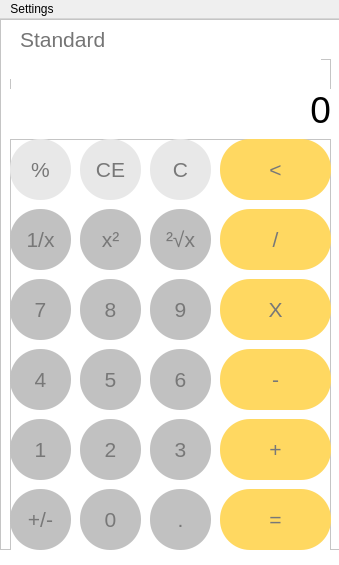
<?xml version="1.0" encoding="UTF-8"?>
<ui version="4.0">
 <class>MainWindow</class>
 <widget class="QMainWindow" name="MainWindow">
  <property name="geometry">
   <rect>
    <x>0</x>
    <y>0</y>
    <width>339</width>
    <height>565</height>
   </rect>
  </property>
  <property name="minimumSize">
   <size>
    <width>339</width>
    <height>565</height>
   </size>
  </property>
  <property name="maximumSize">
   <size>
    <width>339</width>
    <height>565</height>
   </size>
  </property>
  <property name="sizeIncrement">
   <size>
    <width>0</width>
    <height>1</height>
   </size>
  </property>
  <property name="windowTitle">
   <string>Calculator</string>
  </property>
  <property name="windowIcon">
   <iconset>
    <normaloff>images/logo.png</normaloff>images/logo.png</iconset>
  </property>
  <property name="toolTipDuration">
   <number>-1</number>
  </property>
  <property name="layoutDirection">
   <enum>Qt::LeftToRight</enum>
  </property>
  <property name="autoFillBackground">
   <bool>false</bool>
  </property>
  <property name="styleSheet">
   <string notr="true"/>
  </property>
  <widget class="QWidget" name="centralwidget">
   <property name="styleSheet">
    <string notr="true">background-color: rgb(255, 255, 255);</string>
   </property>
   <widget class="QFrame" name="frame">
    <property name="geometry">
     <rect>
      <x>0</x>
      <y>0</y>
      <width>341</width>
      <height>531</height>
     </rect>
    </property>
    <property name="styleSheet">
     <string notr="true"/>
    </property>
    <property name="frameShape">
     <enum>QFrame::StyledPanel</enum>
    </property>
    <property name="frameShadow">
     <enum>QFrame::Raised</enum>
    </property>
    <widget class="QFrame" name="frame_buttons">
     <property name="geometry">
      <rect>
       <x>10</x>
       <y>120</y>
       <width>321</width>
       <height>421</height>
      </rect>
     </property>
     <property name="styleSheet">
      <string notr="true"/>
     </property>
     <property name="frameShape">
      <enum>QFrame::StyledPanel</enum>
     </property>
     <property name="frameShadow">
      <enum>QFrame::Raised</enum>
     </property>
     <widget class="QPushButton" name="point">
      <property name="geometry">
       <rect>
        <x>140</x>
        <y>350</y>
        <width>61</width>
        <height>61</height>
       </rect>
      </property>
      <property name="font">
       <font>
        <pointsize>16</pointsize>
       </font>
      </property>
      <property name="styleSheet">
       <string notr="true">color: rgb(120, 120, 120);
background-color: rgb(193, 193, 193);border-radius: 30px;</string>
      </property>
      <property name="text">
       <string>.</string>
      </property>
     </widget>
     <widget class="QPushButton" name="three">
      <property name="geometry">
       <rect>
        <x>140</x>
        <y>280</y>
        <width>61</width>
        <height>61</height>
       </rect>
      </property>
      <property name="font">
       <font>
        <pointsize>16</pointsize>
       </font>
      </property>
      <property name="styleSheet">
       <string notr="true">color: rgb(120, 120, 120);
background-color: rgb(193, 193, 193);border-radius: 30px;</string>
      </property>
      <property name="text">
       <string>3</string>
      </property>
     </widget>
     <widget class="QPushButton" name="zero">
      <property name="geometry">
       <rect>
        <x>70</x>
        <y>350</y>
        <width>61</width>
        <height>61</height>
       </rect>
      </property>
      <property name="font">
       <font>
        <pointsize>16</pointsize>
       </font>
      </property>
      <property name="styleSheet">
       <string notr="true">color: rgb(120, 120, 120);
background-color: rgb(193, 193, 193);border-radius: 30px;</string>
      </property>
      <property name="text">
       <string>0</string>
      </property>
     </widget>
     <widget class="QPushButton" name="two">
      <property name="geometry">
       <rect>
        <x>70</x>
        <y>280</y>
        <width>61</width>
        <height>61</height>
       </rect>
      </property>
      <property name="font">
       <font>
        <pointsize>16</pointsize>
       </font>
      </property>
      <property name="styleSheet">
       <string notr="true">color: rgb(120, 120, 120);
background-color: rgb(193, 193, 193);;border-radius: 30px;</string>
      </property>
      <property name="text">
       <string>2</string>
      </property>
     </widget>
     <widget class="QPushButton" name="eight">
      <property name="geometry">
       <rect>
        <x>70</x>
        <y>140</y>
        <width>61</width>
        <height>61</height>
       </rect>
      </property>
      <property name="font">
       <font>
        <pointsize>16</pointsize>
       </font>
      </property>
      <property name="styleSheet">
       <string notr="true">color: rgb(120, 120, 120);
background-color: rgb(193, 193, 193);border-radius: 30px;</string>
      </property>
      <property name="text">
       <string>8</string>
      </property>
     </widget>
     <widget class="QPushButton" name="back">
      <property name="geometry">
       <rect>
        <x>210</x>
        <y>0</y>
        <width>111</width>
        <height>61</height>
       </rect>
      </property>
      <property name="font">
       <font>
        <pointsize>16</pointsize>
       </font>
      </property>
      <property name="toolTip">
       <string>Remove/Back</string>
      </property>
      <property name="styleSheet">
       <string notr="true">background-color: rgb(255, 216, 97);
color: rgb(120, 120, 120);
border-radius: 30px;</string>
      </property>
      <property name="text">
       <string>&lt;</string>
      </property>
     </widget>
     <widget class="QPushButton" name="five">
      <property name="geometry">
       <rect>
        <x>70</x>
        <y>210</y>
        <width>61</width>
        <height>61</height>
       </rect>
      </property>
      <property name="font">
       <font>
        <pointsize>16</pointsize>
       </font>
      </property>
      <property name="styleSheet">
       <string notr="true">color: rgb(120, 120, 120);
background-color: rgb(193, 193, 193);border-radius: 30px;</string>
      </property>
      <property name="text">
       <string>5</string>
      </property>
     </widget>
     <widget class="QPushButton" name="seven">
      <property name="geometry">
       <rect>
        <x>0</x>
        <y>140</y>
        <width>61</width>
        <height>61</height>
       </rect>
      </property>
      <property name="font">
       <font>
        <pointsize>16</pointsize>
       </font>
      </property>
      <property name="styleSheet">
       <string notr="true">color: rgb(120, 120, 120);
background-color: rgb(193, 193, 193);
border-radius: 30px;</string>
      </property>
      <property name="text">
       <string>7</string>
      </property>
     </widget>
     <widget class="QPushButton" name="plus_minus">
      <property name="geometry">
       <rect>
        <x>0</x>
        <y>350</y>
        <width>61</width>
        <height>61</height>
       </rect>
      </property>
      <property name="font">
       <font>
        <pointsize>16</pointsize>
       </font>
      </property>
      <property name="styleSheet">
       <string notr="true">border-radius: 30px;color: rgb(120, 120, 120);
background-color: rgb(193, 193, 193);</string>
      </property>
      <property name="text">
       <string>+/-</string>
      </property>
     </widget>
     <widget class="QPushButton" name="multiply">
      <property name="geometry">
       <rect>
        <x>210</x>
        <y>140</y>
        <width>111</width>
        <height>61</height>
       </rect>
      </property>
      <property name="font">
       <font>
        <pointsize>16</pointsize>
       </font>
      </property>
      <property name="toolTip">
       <string>Multiply</string>
      </property>
      <property name="styleSheet">
       <string notr="true">background-color: rgb(255, 216, 97);
color: rgb(120, 120, 120);border-radius: 30px;</string>
      </property>
      <property name="text">
       <string>X</string>
      </property>
     </widget>
     <widget class="QPushButton" name="x_square">
      <property name="geometry">
       <rect>
        <x>70</x>
        <y>70</y>
        <width>61</width>
        <height>61</height>
       </rect>
      </property>
      <property name="font">
       <font>
        <pointsize>16</pointsize>
       </font>
      </property>
      <property name="toolTip">
       <string>Square</string>
      </property>
      <property name="styleSheet">
       <string notr="true">color: rgb(120, 120, 120);
background-color: rgb(193, 193, 193);border-radius: 30px;</string>
      </property>
      <property name="text">
       <string>x²</string>
      </property>
     </widget>
     <widget class="QPushButton" name="divide">
      <property name="geometry">
       <rect>
        <x>210</x>
        <y>70</y>
        <width>111</width>
        <height>61</height>
       </rect>
      </property>
      <property name="minimumSize">
       <size>
        <width>111</width>
        <height>61</height>
       </size>
      </property>
      <property name="maximumSize">
       <size>
        <width>111</width>
        <height>61</height>
       </size>
      </property>
      <property name="font">
       <font>
        <pointsize>16</pointsize>
       </font>
      </property>
      <property name="toolTip">
       <string>Divide</string>
      </property>
      <property name="styleSheet">
       <string notr="true">background-color: rgb(255, 216, 97);
color: rgb(120, 120, 120);
border-radius: 30px;</string>
      </property>
      <property name="text">
       <string>/</string>
      </property>
     </widget>
     <widget class="QPushButton" name="root">
      <property name="geometry">
       <rect>
        <x>140</x>
        <y>70</y>
        <width>61</width>
        <height>61</height>
       </rect>
      </property>
      <property name="font">
       <font>
        <pointsize>16</pointsize>
       </font>
      </property>
      <property name="toolTip">
       <string>Square root</string>
      </property>
      <property name="styleSheet">
       <string notr="true">color: rgb(120, 120, 120);
background-color: rgb(193, 193, 193);border-radius: 30px;</string>
      </property>
      <property name="text">
       <string>²√x</string>
      </property>
     </widget>
     <widget class="QPushButton" name="per">
      <property name="geometry">
       <rect>
        <x>0</x>
        <y>0</y>
        <width>61</width>
        <height>61</height>
       </rect>
      </property>
      <property name="font">
       <font>
        <pointsize>16</pointsize>
       </font>
      </property>
      <property name="styleSheet">
       <string notr="true">color: rgb(120, 120, 120);
background-color: rgb(232, 232, 232);
border-radius: 30px;</string>
      </property>
      <property name="text">
       <string>%</string>
      </property>
     </widget>
     <widget class="QPushButton" name="six">
      <property name="geometry">
       <rect>
        <x>140</x>
        <y>210</y>
        <width>61</width>
        <height>61</height>
       </rect>
      </property>
      <property name="font">
       <font>
        <pointsize>16</pointsize>
       </font>
      </property>
      <property name="styleSheet">
       <string notr="true">color: rgb(120, 120, 120);
background-color: rgb(193, 193, 193);border-radius: 30px;</string>
      </property>
      <property name="text">
       <string>6</string>
      </property>
     </widget>
     <widget class="QPushButton" name="four">
      <property name="geometry">
       <rect>
        <x>0</x>
        <y>210</y>
        <width>61</width>
        <height>61</height>
       </rect>
      </property>
      <property name="font">
       <font>
        <pointsize>16</pointsize>
       </font>
      </property>
      <property name="styleSheet">
       <string notr="true">color: rgb(120, 120, 120);
background-color: rgb(193, 193, 193);border-radius: 30px;</string>
      </property>
      <property name="text">
       <string>4</string>
      </property>
     </widget>
     <widget class="QPushButton" name="plus">
      <property name="geometry">
       <rect>
        <x>210</x>
        <y>280</y>
        <width>111</width>
        <height>61</height>
       </rect>
      </property>
      <property name="font">
       <font>
        <pointsize>16</pointsize>
       </font>
      </property>
      <property name="toolTip">
       <string>Plus</string>
      </property>
      <property name="styleSheet">
       <string notr="true">background-color: rgb(255, 216, 97);
color: rgb(120, 120, 120);border-radius: 30px;</string>
      </property>
      <property name="text">
       <string>+</string>
      </property>
     </widget>
     <widget class="QPushButton" name="equal">
      <property name="geometry">
       <rect>
        <x>210</x>
        <y>350</y>
        <width>111</width>
        <height>61</height>
       </rect>
      </property>
      <property name="font">
       <font>
        <pointsize>16</pointsize>
       </font>
      </property>
      <property name="styleSheet">
       <string notr="true">background-color: rgb(255, 216, 97);
color: rgb(120, 120, 120);border-radius: 30px;</string>
      </property>
      <property name="text">
       <string>=</string>
      </property>
     </widget>
     <widget class="QPushButton" name="one_by_x">
      <property name="geometry">
       <rect>
        <x>0</x>
        <y>70</y>
        <width>61</width>
        <height>61</height>
       </rect>
      </property>
      <property name="font">
       <font>
        <pointsize>16</pointsize>
       </font>
      </property>
      <property name="toolTip">
       <string>one by x</string>
      </property>
      <property name="styleSheet">
       <string notr="true">color: rgb(120, 120, 120);
background-color: rgb(193, 193, 193);
border-radius: 30px;</string>
      </property>
      <property name="text">
       <string>1/x</string>
      </property>
     </widget>
     <widget class="QPushButton" name="nine">
      <property name="geometry">
       <rect>
        <x>140</x>
        <y>140</y>
        <width>61</width>
        <height>61</height>
       </rect>
      </property>
      <property name="font">
       <font>
        <pointsize>16</pointsize>
       </font>
      </property>
      <property name="styleSheet">
       <string notr="true">color: rgb(120, 120, 120);
background-color: rgb(193, 193, 193);border-radius: 30px;</string>
      </property>
      <property name="text">
       <string>9</string>
      </property>
     </widget>
     <widget class="QPushButton" name="minus">
      <property name="geometry">
       <rect>
        <x>210</x>
        <y>210</y>
        <width>111</width>
        <height>61</height>
       </rect>
      </property>
      <property name="font">
       <font>
        <pointsize>16</pointsize>
       </font>
      </property>
      <property name="toolTip">
       <string>Subtract</string>
      </property>
      <property name="styleSheet">
       <string notr="true">background-color: rgb(255, 216, 97);
color: rgb(120, 120, 120);border-radius: 30px;</string>
      </property>
      <property name="text">
       <string>-</string>
      </property>
     </widget>
     <widget class="QPushButton" name="one">
      <property name="geometry">
       <rect>
        <x>0</x>
        <y>280</y>
        <width>61</width>
        <height>61</height>
       </rect>
      </property>
      <property name="font">
       <font>
        <pointsize>16</pointsize>
       </font>
      </property>
      <property name="styleSheet">
       <string notr="true">color: rgb(120, 120, 120);
background-color: rgb(193, 193, 193);border-radius: 30px;</string>
      </property>
      <property name="text">
       <string>1</string>
      </property>
     </widget>
     <widget class="QPushButton" name="clear">
      <property name="geometry">
       <rect>
        <x>140</x>
        <y>0</y>
        <width>61</width>
        <height>61</height>
       </rect>
      </property>
      <property name="font">
       <font>
        <pointsize>16</pointsize>
       </font>
      </property>
      <property name="toolTip">
       <string>Clear</string>
      </property>
      <property name="styleSheet">
       <string notr="true">color: rgb(120, 120, 120);
background-color: rgb(232, 232, 232);
border-radius: 30px;</string>
      </property>
      <property name="text">
       <string>C</string>
      </property>
     </widget>
     <widget class="QPushButton" name="ce">
      <property name="geometry">
       <rect>
        <x>70</x>
        <y>0</y>
        <width>61</width>
        <height>61</height>
       </rect>
      </property>
      <property name="font">
       <font>
        <pointsize>16</pointsize>
       </font>
      </property>
      <property name="toolTip">
       <string>Clear recent calculation</string>
      </property>
      <property name="styleSheet">
       <string notr="true">color: rgb(120, 120, 120);
background-color: rgb(232, 232, 232);
border-radius: 30px;</string>
      </property>
      <property name="text">
       <string>CE</string>
      </property>
     </widget>
    </widget>
    <widget class="QFrame" name="frame_calculations_display">
     <property name="geometry">
      <rect>
       <x>10</x>
       <y>40</y>
       <width>321</width>
       <height>71</height>
      </rect>
     </property>
     <property name="styleSheet">
      <string notr="true"/>
     </property>
     <property name="frameShape">
      <enum>QFrame::StyledPanel</enum>
     </property>
     <property name="frameShadow">
      <enum>QFrame::Raised</enum>
     </property>
     <widget class="QLabel" name="label_2">
      <property name="geometry">
       <rect>
        <x>0</x>
        <y>30</y>
        <width>321</width>
        <height>41</height>
       </rect>
      </property>
      <property name="font">
       <font>
        <pointsize>28</pointsize>
       </font>
      </property>
      <property name="styleSheet">
       <string notr="true">color: rgb(0, 0, 0);</string>
      </property>
      <property name="text">
       <string>0</string>
      </property>
      <property name="alignment">
       <set>Qt::AlignRight|Qt::AlignTrailing|Qt::AlignVCenter</set>
      </property>
     </widget>
     <widget class="QLabel" name="label_3">
      <property name="geometry">
       <rect>
        <x>0</x>
        <y>0</y>
        <width>311</width>
        <height>20</height>
       </rect>
      </property>
      <property name="maximumSize">
       <size>
        <width>100000</width>
        <height>16777215</height>
       </size>
      </property>
      <property name="font">
       <font>
        <pointsize>10</pointsize>
       </font>
      </property>
      <property name="styleSheet">
       <string notr="true">color: rgb(0, 0, 0);</string>
      </property>
      <property name="text">
       <string/>
      </property>
      <property name="alignment">
       <set>Qt::AlignRight|Qt::AlignTrailing|Qt::AlignVCenter</set>
      </property>
     </widget>
    </widget>
    <widget class="QLabel" name="label">
     <property name="geometry">
      <rect>
       <x>20</x>
       <y>10</y>
       <width>111</width>
       <height>21</height>
      </rect>
     </property>
     <property name="font">
      <font>
       <pointsize>16</pointsize>
      </font>
     </property>
     <property name="styleSheet">
      <string notr="true">color: rgb(117, 117, 117);</string>
     </property>
     <property name="text">
      <string>Standard</string>
     </property>
    </widget>
   </widget>
  </widget>
  <widget class="QMenuBar" name="menuBar">
   <property name="geometry">
    <rect>
     <x>0</x>
     <y>0</y>
     <width>339</width>
     <height>26</height>
    </rect>
   </property>
   <widget class="QMenu" name="menuSettings">
    <property name="styleSheet">
     <string notr="true"/>
    </property>
    <property name="title">
     <string>Settings</string>
    </property>
    <widget class="QMenu" name="menuThemes">
     <property name="styleSheet">
      <string notr="true"/>
     </property>
     <property name="title">
      <string>Themes</string>
     </property>
     <addaction name="actionDark"/>
     <addaction name="actionLight"/>
    </widget>
    <addaction name="menuThemes"/>
   </widget>
   <addaction name="menuSettings"/>
  </widget>
  <action name="actionDark">
   <property name="text">
    <string>Dark</string>
   </property>
  </action>
  <action name="actionLight">
   <property name="text">
    <string>Light</string>
   </property>
  </action>
 </widget>
 <resources/>
 <connections/>
</ui>
